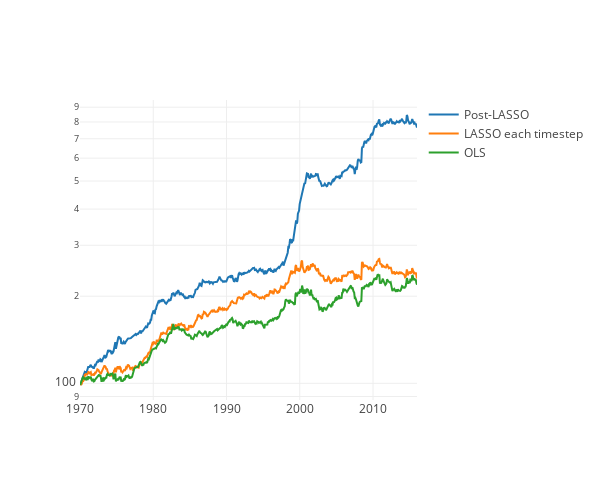

The notebook cell this image was saved under:
### Code cell
mychart([perf_post_LASSO, perf_LASSO_each_timestep, perf_OLS],["Post-LASSO", "LASSO each timestep", "OLS"])

### Figure 1 — Plotly figure (JSON) as saved in the notebook; plotly's stock layout.template omitted (floating-point values rounded to 4 significant figures; data arrays with more than 128 entries replaced by an {"elided": "..."} marker saying what was removed)
{"data": [{"mode": "line", "name": "Post-LASSO", "type": "scatter", "x": {"elided": "564 float values"}, "y": {"elided": "564 float values"}}, {"mode": "line", "name": "LASSO each timestep", "type": "scatter", "x": {"elided": "564 float values"}, "y": {"elided": "564 float values"}}, {"mode": "line", "name": "OLS", "type": "scatter", "x": {"elided": "564 float values"}, "y": {"elided": "564 float values"}}], "layout": {"autosize": false, "height": 480, "width": 600, "yaxis": {"autorange": true, "type": "log"}}}
